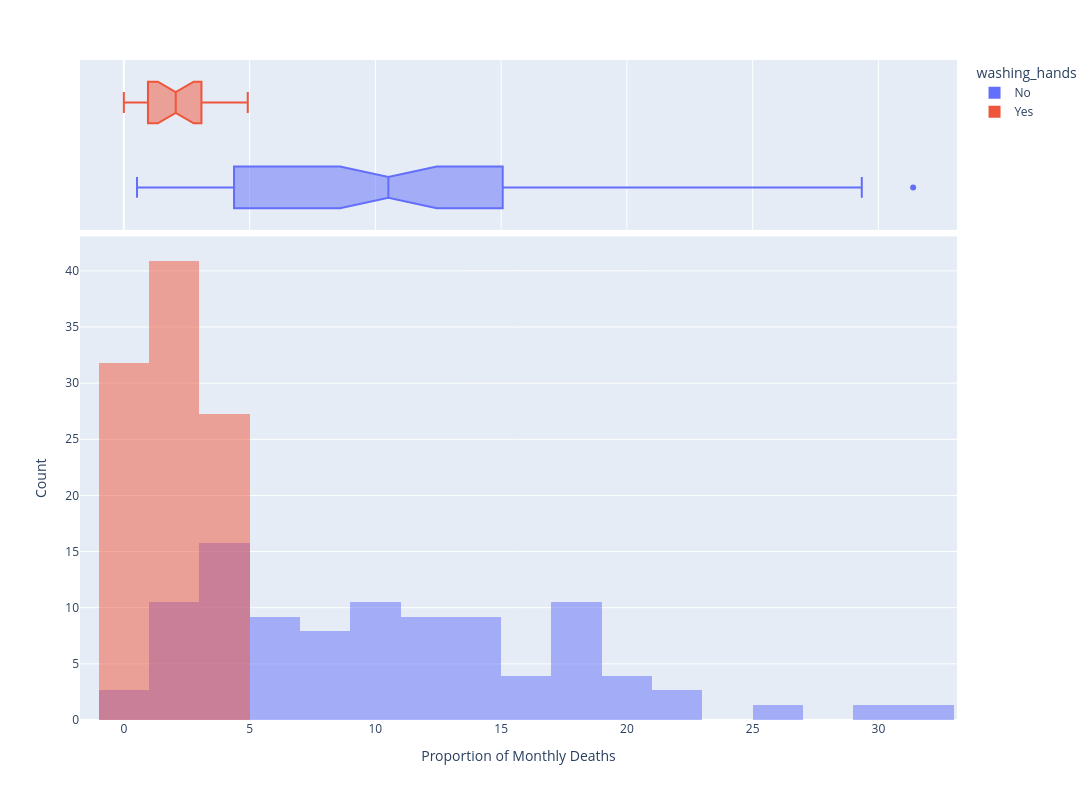

Here is the notebook cell this chart was saved with:
### Markdown cell above
### Use Histograms to Visualise the Monthly Distribution of Outcomes

**Challenge**: Create a [plotly histogram](https://plotly.com/python/histograms/) to show the monthly percentage of deaths. 

* Use docs to check out the available parameters. Use the [`color` parameter](https://plotly.github.io/plotly.py-docs/generated/plotly.express.histogram.html) to display two overlapping histograms.
* The time period of handwashing is shorter than not handwashing. Change `histnorm` to `percent` to make the time periods comparable. 
* Make the histograms slighlty transparent
* Experiment with the number of bins on the histogram. Which number work well in communicating the range of outcomes?
* Just for fun, display your box plot on the top of the histogram using the `marginal` parameter.

### Code cell
histogram = px.histogram(df_monthly,
                         x="pct_deaths",
                         histnorm="percent",
                         nbins=20,
                         opacity=0.5,
                         barmode='overlay',
                         color="washing_hands",
                         marginal="box", width=1200, height=800)

histogram.update_layout(xaxis={"title": "Proportion of Monthly Deaths"},
                        yaxis={"title": "Count"})

histogram.show()

### Figure 1 — Plotly figure (JSON) as saved in the notebook; plotly's stock layout.template omitted (floating-point values rounded to 4 significant figures)
{"data": [{"bingroup": "x", "histnorm": "percent", "hovertemplate": "washing_hands=No<br>pct_deaths=%{x}<br>percent=%{y}<extra></extra>", "legendgroup": "No", "marker": {"color": "#636efa", "opacity": 0.5, "pattern": {"shape": ""}}, "name": "No", "nbinsx": 20, "orientation": "v", "showlegend": true, "x": [14.57, 7.531, 4.332, 1.569, 0.7843, 5.0, 8.421, 1.351, 1.878, 11.02, 22.55, 20.85, 12.22, 10.23, 10.74, 3.226, 6.593, 20.78, 25.46, 18.39, 29.34, 22.97, 31.38, 19.12, 15.97, 12.41, 11.93, 6.098, 4.082, 0.5236, 1.554, 2.262, 17.6, 7.143, 8.051, 15.16, 11.28, 17.03, 17.31, 5.833, 2.679, 4.369, 6.32, 1.224, 3.226, 11.02, 10.55, 7.591, 4.745, 4.452, 4.231, 4.392, 7.143, 6.122, 3.586, 10.55, 14.84, 10.94, 10.49, 13.39, 18.09, 15.43, 18.97, 13.44, 10.15, 13.1, 18.06, 14.39, 14.96, 10.77, 5.369, 3.215, 1.923, 3.607, 18.27, 12.24], "xaxis": "x", "yaxis": "y", "type": "histogram"}, {"hovertemplate": "washing_hands=No<br>pct_deaths=%{x}<extra></extra>", "legendgroup": "No", "marker": {"color": "#636efa"}, "name": "No", "notched": true, "showlegend": false, "x": [14.57, 7.531, 4.332, 1.569, 0.7843, 5.0, 8.421, 1.351, 1.878, 11.02, 22.55, 20.85, 12.22, 10.23, 10.74, 3.226, 6.593, 20.78, 25.46, 18.39, 29.34, 22.97, 31.38, 19.12, 15.97, 12.41, 11.93, 6.098, 4.082, 0.5236, 1.554, 2.262, 17.6, 7.143, 8.051, 15.16, 11.28, 17.03, 17.31, 5.833, 2.679, 4.369, 6.32, 1.224, 3.226, 11.02, 10.55, 7.591, 4.745, 4.452, 4.231, 4.392, 7.143, 6.122, 3.586, 10.55, 14.84, 10.94, 10.49, 13.39, 18.09, 15.43, 18.97, 13.44, 10.15, 13.1, 18.06, 14.39, 14.96, 10.77, 5.369, 3.215, 1.923, 3.607, 18.27, 12.24], "xaxis": "x2", "yaxis": "y2", "type": "box"}, {"bingroup": "x", "histnorm": "percent", "hovertemplate": "washing_hands=Yes<br>pct_deaths=%{x}<br>percent=%{y}<extra></extra>", "legendgroup": "Yes", "marker": {"color": "#EF553B", "opacity": 0.5, "pattern": {"shape": ""}}, "name": "Yes", "nbinsx": 20, "orientation": "v", "showlegend": true, "x": [2.239, 1.2, 1.894, 4.58, 3.957, 4.472, 2.93, 3.534, 0.6873, 0.0, 0.6557, 0.9585, 1.136, 0.3717, 0.0, 0.9615, 2.341, 2.903, 1.34, 2.233, 3.085, 4.926], "xaxis": "x", "yaxis": "y", "type": "histogram"}, {"hovertemplate": "washing_hands=Yes<br>pct_deaths=%{x}<extra></extra>", "legendgroup": "Yes", "marker": {"color": "#EF553B"}, "name": "Yes", "notched": true, "showlegend": false, "x": [2.239, 1.2, 1.894, 4.58, 3.957, 4.472, 2.93, 3.534, 0.6873, 0.0, 0.6557, 0.9585, 1.136, 0.3717, 0.0, 0.9615, 2.341, 2.903, 1.34, 2.233, 3.085, 4.926], "xaxis": "x2", "yaxis": "y2", "type": "box"}], "layout": {"xaxis": {"anchor": "y", "domain": [0.0, 1.0], "title": {"text": "Proportion of Monthly Deaths"}}, "yaxis": {"anchor": "x", "domain": [0.0, 0.7326], "title": {"text": "Count"}}, "xaxis2": {"anchor": "y2", "domain": [0.0, 1.0], "matches": "x", "showticklabels": false, "showgrid": true}, "yaxis2": {"anchor": "x2", "domain": [0.7426, 1.0], "matches": "y2", "showticklabels": false, "showline": false, "ticks": "", "showgrid": false}, "legend": {"title": {"text": "washing_hands"}, "tracegroupgap": 0}, "margin": {"t": 60}, "barmode": "overlay", "height": 800, "width": 1200}}
